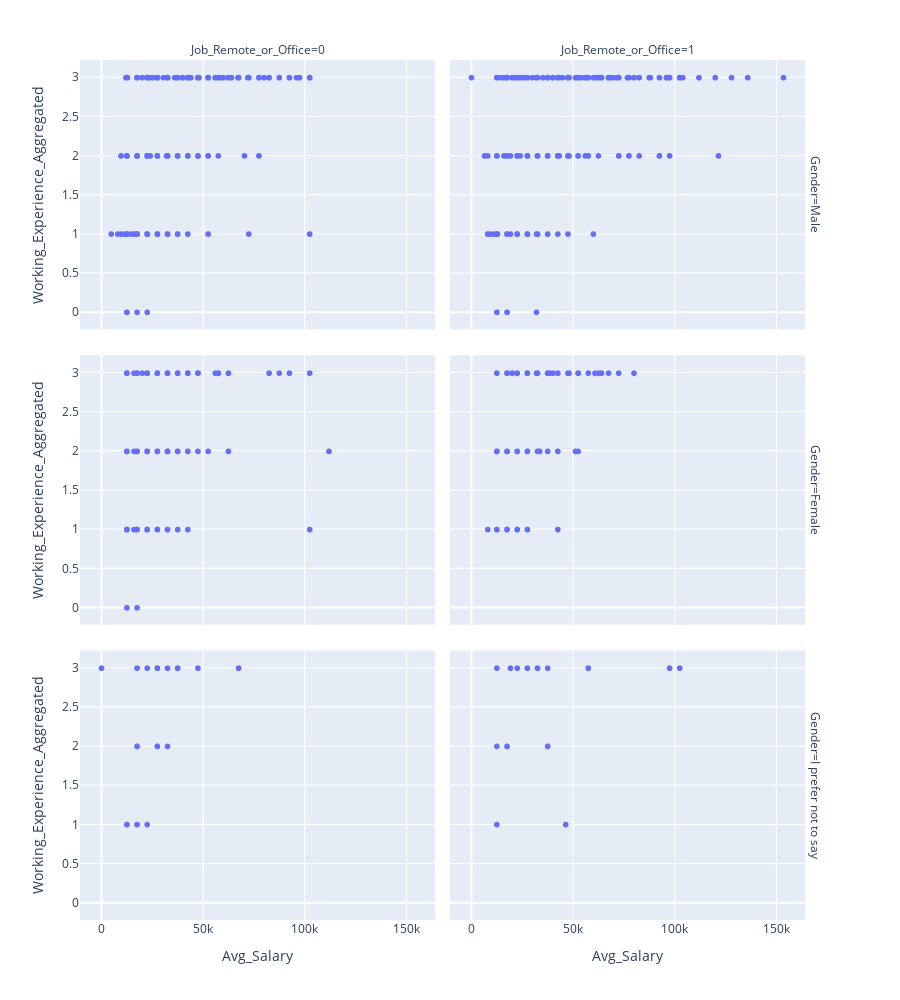

Write notebook code for a chart like this one.
### Markdown cell above
## Working Experience vs Avg Salary by Remote/Office Job by Gender

### Code cell
fig_3=px.scatter(dataset,
                 x="Avg_Salary",
                 y="Working_Experience_Aggregated",
                 facet_row="Gender",
                 facet_col="Job_Remote_or_Office",
                 height=1000,
                 category_orders={"Working_Experience_Aggregated":["6+ years", "3 - 6 years", "0 - 3 years", "0 Years"]}
                )

fig_3.show()

### Figure 1 — Plotly figure (JSON) as saved in the notebook; plotly's stock layout.template omitted (floating-point values rounded to 4 significant figures; data arrays with more than 128 entries replaced by an {"elided": "..."} marker saying what was removed)
{"data": [{"hovertemplate": "Gender=Male<br>Job_Remote_or_Office=0<br>Avg_Salary=%{x}<br>Working_Experience_Aggregated=%{y}<extra></extra>", "legendgroup": "", "marker": {"color": "#636efa", "symbol": "circle"}, "mode": "markers", "name": "", "showlegend": false, "type": "scattergl", "x": {"elided": "1879 int values"}, "xaxis": "x5", "y": {"elided": "1879 int values"}, "yaxis": "y5"}, {"hovertemplate": "Gender=Male<br>Job_Remote_or_Office=1<br>Avg_Salary=%{x}<br>Working_Experience_Aggregated=%{y}<extra></extra>", "legendgroup": "", "marker": {"color": "#636efa", "symbol": "circle"}, "mode": "markers", "name": "", "showlegend": false, "type": "scattergl", "x": {"elided": "1020 int values"}, "xaxis": "x6", "y": {"elided": "1020 int values"}, "yaxis": "y6"}, {"hovertemplate": "Gender=Female<br>Job_Remote_or_Office=0<br>Avg_Salary=%{x}<br>Working_Experience_Aggregated=%{y}<extra></extra>", "legendgroup": "", "marker": {"color": "#636efa", "symbol": "circle"}, "mode": "markers", "name": "", "showlegend": false, "type": "scattergl", "x": {"elided": "316 int values"}, "xaxis": "x3", "y": {"elided": "316 int values"}, "yaxis": "y3"}, {"hovertemplate": "Gender=Female<br>Job_Remote_or_Office=1<br>Avg_Salary=%{x}<br>Working_Experience_Aggregated=%{y}<extra></extra>", "legendgroup": "", "marker": {"color": "#636efa", "symbol": "circle"}, "mode": "markers", "name": "", "showlegend": false, "type": "scattergl", "x": [27500, 17500, 22500, 12500, 17500, 37500, 17500, 48000, 17500, 32000, 37500, 37500, 17500, 17500, 37500, 12500, 12500, 47500, 12500, 27500, 8000, 27500, 27500, 12500, 52500, 37500, 27500, 17500, 12500, 12500, 12500, 17500, 32500, 17500, 22500, 20000, 42500, 12500, 37500, 32500, 64000, 22500, 57500, 27500, 12500, 37500, 62500, 72500, 27500, 40000, 17500, 17500, 60800, 80000, 52500, 32500, 12500, 27500, 27500, 52500, 17500, 27500, 27500, 22500, 52500, 32000, 33600, 37500, 22500, 22500, 22500, 42500, 42500, 52500, 27500, 12500, 52500, 47500, 38400, 27500, 12500, 12500, 17500, 51200, 17500, 48000, 22500, 52500, 42500, 42500, 27500, 42500, 27500, 67500, 64000, 37500, 17500, 22500, 42500, 37500, 17500, 47500, 37500, 22500, 37500, 17500], "xaxis": "x4", "y": [3, 3, 1, 1, 2, 3, 1, 3, 3, 3, 3, 3, 1, 2, 3, 2, 1, 3, 2, 3, 1, 3, 3, 1, 3, 3, 3, 1, 1, 2, 3, 1, 3, 2, 1, 3, 3, 2, 3, 3, 3, 3, 3, 2, 1, 3, 3, 3, 2, 3, 2, 3, 3, 3, 3, 2, 2, 2, 1, 3, 1, 3, 1, 2, 3, 3, 2, 3, 2, 3, 1, 1, 2, 2, 3, 2, 3, 3, 3, 1, 3, 2, 1, 2, 1, 3, 1, 3, 3, 3, 2, 3, 3, 3, 3, 3, 3, 3, 2, 3, 3, 3, 3, 2, 2, 1], "yaxis": "y4"}, {"hovertemplate": "Gender=I prefer not to say<br>Job_Remote_or_Office=0<br>Avg_Salary=%{x}<br>Working_Experience_Aggregated=%{y}<extra></extra>", "legendgroup": "", "marker": {"color": "#636efa", "symbol": "circle"}, "mode": "markers", "name": "", "showlegend": false, "type": "scattergl", "x": [67500, 37500, 17500, 12500, 27500, 32500, 22500, 32500, 47500, 27500, 17500, 67500, 37500, 17500, 0, 27500, 37500, 27500, 12500, 17500, 37500, 17500, 22500, 17500], "xaxis": "x", "y": [3, 3, 1, 1, 2, 2, 1, 3, 3, 2, 2, 3, 3, 3, 3, 3, 3, 3, 1, 1, 3, 2, 3, 3], "yaxis": "y"}, {"hovertemplate": "Gender=I prefer not to say<br>Job_Remote_or_Office=1<br>Avg_Salary=%{x}<br>Working_Experience_Aggregated=%{y}<extra></extra>", "legendgroup": "", "marker": {"color": "#636efa", "symbol": "circle"}, "mode": "markers", "name": "", "showlegend": false, "type": "scattergl", "x": [22500, 27500, 37500, 32500, 17500, 19200, 37500, 12500, 32500, 37500, 46400, 57500, 102500, 12500, 12500, 97500, 37500, 22500, 57500, 17500], "xaxis": "x2", "y": [3, 3, 2, 3, 2, 3, 3, 1, 3, 2, 1, 3, 3, 2, 3, 3, 2, 3, 3, 2], "yaxis": "y2"}], "layout": {"annotations": [{"font": {}, "showarrow": false, "text": "Job_Remote_or_Office=0", "x": 0.24, "xanchor": "center", "xref": "paper", "y": 1.0, "yanchor": "bottom", "yref": "paper"}, {"font": {}, "showarrow": false, "text": "Job_Remote_or_Office=1", "x": 0.74, "xanchor": "center", "xref": "paper", "y": 1.0, "yanchor": "bottom", "yref": "paper"}, {"font": {}, "showarrow": false, "text": "Gender=I prefer not to say", "textangle": 90, "x": 0.98, "xanchor": "left", "xref": "paper", "y": 0.1567, "yanchor": "middle", "yref": "paper"}, {"font": {}, "showarrow": false, "text": "Gender=Female", "textangle": 90, "x": 0.98, "xanchor": "left", "xref": "paper", "y": 0.5, "yanchor": "middle", "yref": "paper"}, {"font": {}, "showarrow": false, "text": "Gender=Male", "textangle": 90, "x": 0.98, "xanchor": "left", "xref": "paper", "y": 0.8433, "yanchor": "middle", "yref": "paper"}], "height": 1000, "legend": {"tracegroupgap": 0}, "margin": {"t": 60}, "xaxis": {"anchor": "y", "domain": [0, 0.48], "title": {"text": "Avg_Salary"}}, "xaxis2": {"anchor": "y2", "domain": [0.5, 0.98], "matches": "x", "title": {"text": "Avg_Salary"}}, "xaxis3": {"anchor": "y3", "domain": [0, 0.48], "matches": "x", "showticklabels": false}, "xaxis4": {"anchor": "y4", "domain": [0.5, 0.98], "matches": "x", "showticklabels": false}, "xaxis5": {"anchor": "y5", "domain": [0, 0.48], "matches": "x", "showticklabels": false}, "xaxis6": {"anchor": "y6", "domain": [0.5, 0.98], "matches": "x", "showticklabels": false}, "yaxis": {"anchor": "x", "categoryarray": ["0 Years", "0 - 3 years", "3 - 6 years", "6+ years"], "categoryorder": "array", "domain": [0, 0.3133], "title": {"text": "Working_Experience_Aggregated"}}, "yaxis2": {"anchor": "x2", "domain": [0, 0.3133], "matches": "y", "showticklabels": false}, "yaxis3": {"anchor": "x3", "categoryarray": ["0 Years", "0 - 3 years", "3 - 6 years", "6+ years"], "categoryorder": "array", "domain": [0.3433, 0.6567], "matches": "y", "title": {"text": "Working_Experience_Aggregated"}}, "yaxis4": {"anchor": "x4", "domain": [0.3433, 0.6567], "matches": "y", "showticklabels": false}, "yaxis5": {"anchor": "x5", "categoryarray": ["0 Years", "0 - 3 years", "3 - 6 years", "6+ years"], "categoryorder": "array", "domain": [0.6867, 1.0], "matches": "y", "title": {"text": "Working_Experience_Aggregated"}}, "yaxis6": {"anchor": "x6", "domain": [0.6867, 1.0], "matches": "y", "showticklabels": false}}}
